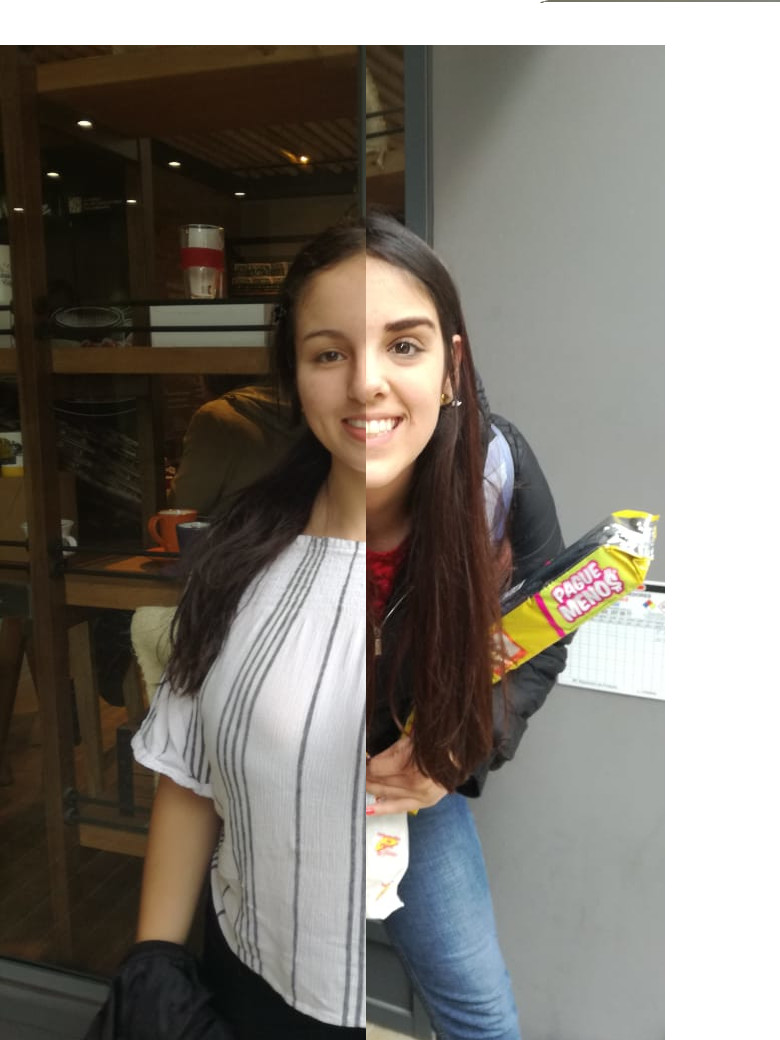
#> input picture 04-Hybrid/Lab_imagenes_4.jpg, 780 x 1040 px
$ python Imagen_de_Nosotras.py
#> lines starting #> are read from the running program, lines starting #| are printed output that depends on the picture
# -*- coding: utf-8 -*-
"""
Spyder Editor

This is a temporary script file.
punto py
"""
#foto1=Image.open("C:\\Users\\annie\\Documents\\Lab_imagenes_4.jpg")
#Mostrar la imagen
#foto1.show()
#foto_cop = cv2.resize(foto3,(780,780))
from PIL import Image
import numpy as np
import cv2
import matplotlib.pyplot as plt


foto3 = cv2.imread("Lab_imagenes_4.jpg")
#> foto3 is the input picture: shape (1040, 780, 3); mean B, G, R 116.9, 124.3, 129.5
foto3 = cv2.resize(foto3, (512,512))
#> foto3: shape (512, 512, 3)


# Se hace la piramide gausiana y seguido la piramide laplaciana para de
#esta manera se puedan guardar los detalles
pyrone = cv2.pyrDown(foto3)
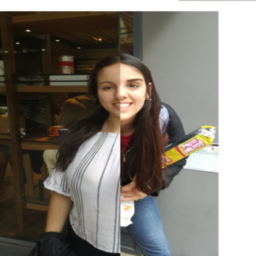
#> pyrone: shape (256, 256, 3); mean B, G, R 116.7, 124.1, 129.3
laplaone = cv2.subtract(foto3 ,cv2.pyrUp(pyrone))

pyrtwo = cv2.pyrDown(pyrone)
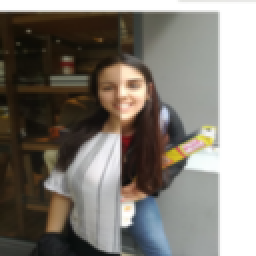
#> pyrtwo: shape (128, 128, 3) (shown 2 times larger); mean B, G, R 116.6, 124, 129.2
laplatwo = cv2.subtract(pyrone ,cv2.pyrUp(pyrtwo))


pyrthree = cv2.pyrDown(pyrtwo)
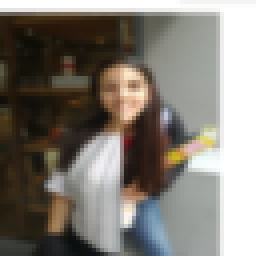
#> pyrthree: shape (64, 64, 3) (shown 4 times larger); mean B, G, R 116.3, 123.8, 129.1
laplathree = cv2.subtract(pyrtwo ,cv2.pyrUp(pyrthree))


pyrfour = cv2.pyrDown(pyrthree)
laplafour = cv2.subtract(pyrthree ,cv2.pyrUp(pyrfour))
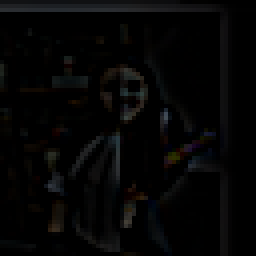
#> laplafour: shape (64, 64, 3) (shown 4 times larger); mean B, G, R 4.7, 4.8, 5


pyrfive = cv2.pyrDown(pyrfour)
laplafive = cv2.subtract(pyrfour , cv2.pyrUp(pyrfive))


pyrsix = cv2.pyrDown(pyrfive)
laplasix = cv2.subtract(pyrfive ,cv2.pyrUp(pyrsix))


#se suben los laplacianos para obtener la imagen original
upone = cv2.pyrUp(laplasix)

uptwo =cv2.add( laplafive, upone)
uptwo = cv2. pyrUp(uptwo)
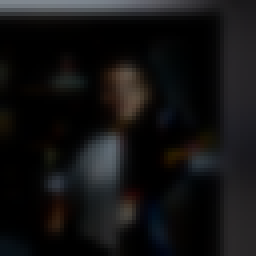
#> uptwo: shape (64, 64, 3) (shown 4 times larger); mean B, G, R 18.7, 18.3, 18.8

upthree = cv2.add(uptwo ,laplafour )
upthree = cv2. pyrUp(upthree)
#> upthree: shape (128, 128, 3)

upfour = cv2.add(upthree ,laplathree )
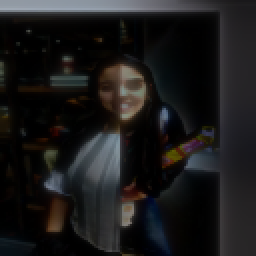
#> upfour: shape (128, 128, 3) (shown 2 times larger); mean B, G, R 26.1, 25.9, 26.7
upfour = cv2. pyrUp(upfour)
#> upfour: shape (256, 256, 3)

upfive = cv2.add(upfour ,laplatwo )
upfive = cv2. pyrUp(upfive)
#> upfive: shape (512, 512, 3)

upsix = cv2.add(upfive ,laplaone)
upsix = cv2. pyrUp(upsix)
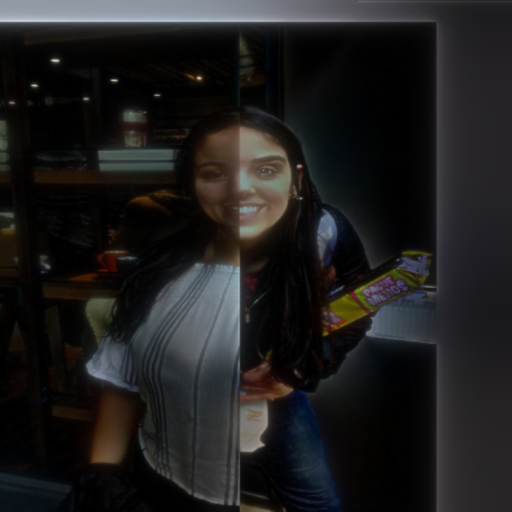
#> upsix: shape (1024, 1024, 3) (shown at 1/2 size); mean B, G, R 29.7, 29.7, 30.5

cv2.imwrite('up6.jpg',upsix)
up6s = Image.open('up6.jpg')
plt.imshow(up6s)

#Para mostrar las imagenes y guardaelas se hace lo siguiente
cv2.imwrite('fotooriginal.jpg',foto3)
foto3ss = Image.open('fotooriginal.jpg')
plt.imshow(foto3ss)

cv2.imwrite('pyrone.jpg',pyrone)
cv2.imwrite('laplaone.jpg',laplaone)
pyrones = Image.open('pyrone.jpg')
plt.imshow(pyrones)
laplaones = Image.open('laplaone.jpg')
plt.imshow(laplaones)

cv2.imwrite('pyr2.jpg',pyrtwo)
cv2.imwrite('lapla2.jpg',laplatwo)
pyr2s = Image.open('pyr2.jpg')
plt.imshow(pyr2s)
lapla2s = Image.open('lapla2.jpg')
plt.imshow(lapla2s)

cv2.imwrite('pyr3.jpg',pyrthree)
cv2.imwrite('lapla3.jpg',laplathree)
pyr3s = Image.open('pyr3.jpg')
plt.imshow(pyr3s)
laplaones = Image.open('lapla3.jpg')
#> laplaones: PIL image 128x128 RGB
#> (the run stopped early here; a loop or call above may not have finished)

$ run again, with 04-Hybrid/P1.jpeg copied over 04-Hybrid/Lab_imagenes_4.jpg
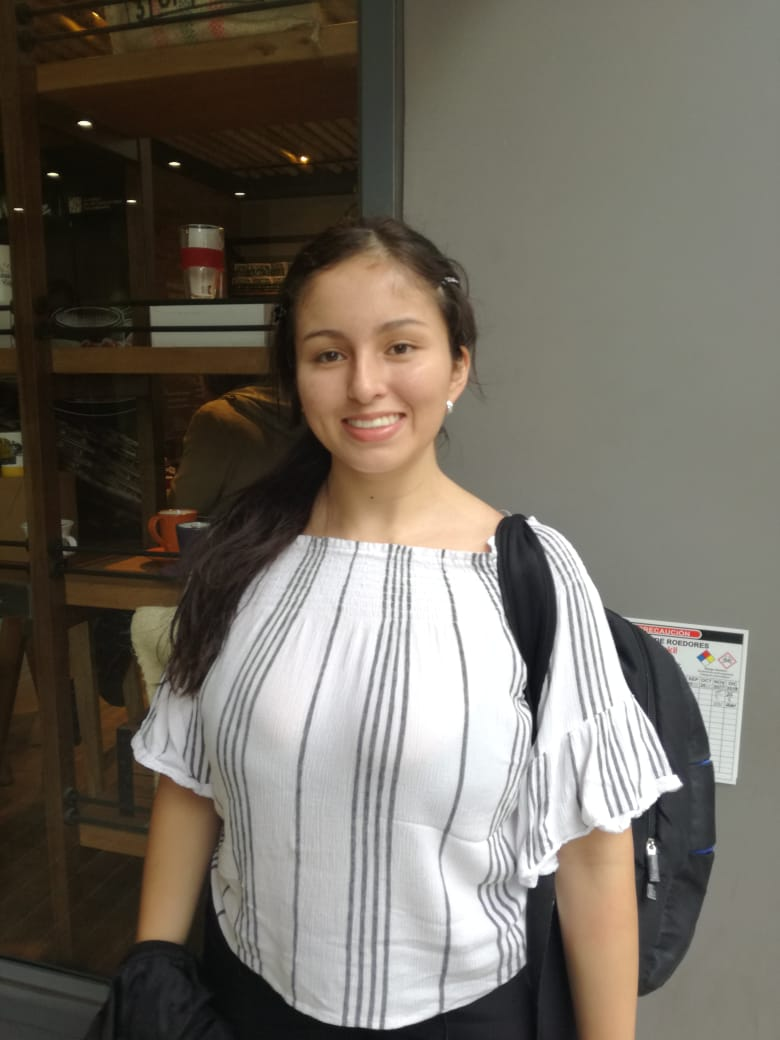
#> input picture 04-Hybrid/P1.jpeg, 780 x 1040 px
#> foto3 is the input picture: shape (1040, 780, 3); mean B, G, R 96, 105.9, 112.1
#> foto3: shape (512, 512, 3)
#> `pyrthree = cv2.pyrDown(pyrtwo)`:
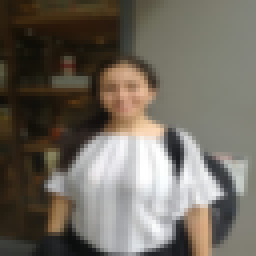
#> pyrthree: shape (64, 64, 3) (shown 4 times larger); mean B, G, R 95.3, 105.4, 111.6
#> `upfive = cv2.add(upfour ,laplatwo )`:
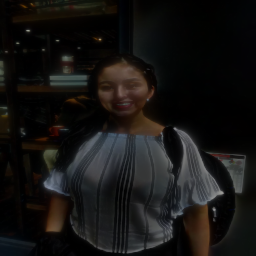
#> upfive: shape (256, 256, 3); mean B, G, R 18.8, 20.1, 21.4

$ run again, with 04-Hybrid/P2.jpeg copied over 04-Hybrid/Lab_imagenes_4.jpg
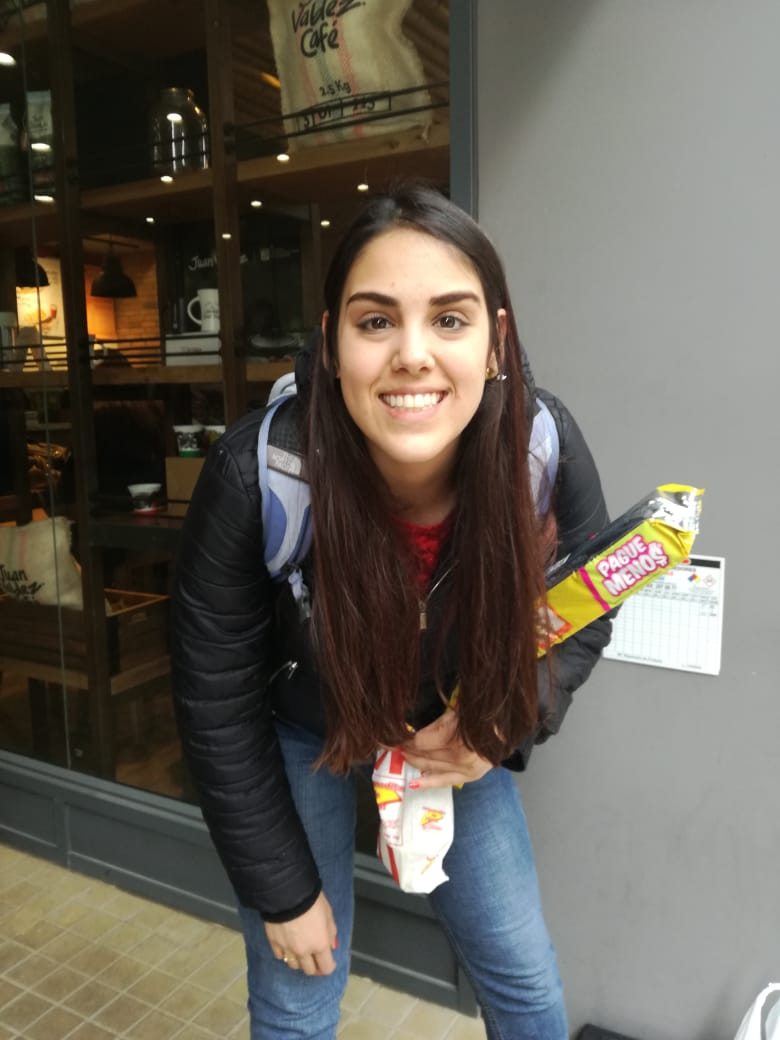
#> input picture 04-Hybrid/P2.jpeg, 780 x 1040 px
#> foto3 is the input picture: shape (1040, 780, 3); mean B, G, R 86.1, 95.6, 100.9
#> foto3: shape (512, 512, 3)
#> `pyrthree = cv2.pyrDown(pyrtwo)`:
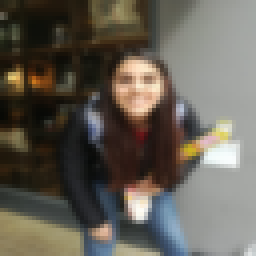
#> pyrthree: shape (64, 64, 3) (shown 4 times larger); mean B, G, R 84.7, 94.3, 99.8
#> `upfive = cv2.add(upfour ,laplatwo )`:
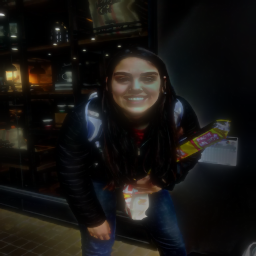
#> upfive: shape (256, 256, 3); mean B, G, R 19, 21.3, 23.3
